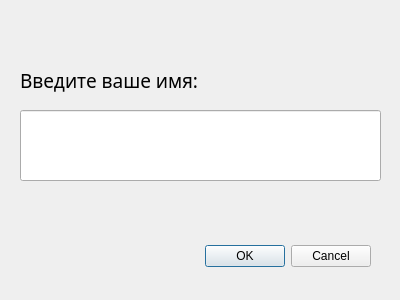
<?xml version="1.0" encoding="UTF-8"?>
<ui version="4.0">
 <class>Dialog</class>
 <widget class="QDialog" name="Dialog">
  <property name="geometry">
   <rect>
    <x>0</x>
    <y>0</y>
    <width>400</width>
    <height>300</height>
   </rect>
  </property>
  <property name="windowTitle">
   <string>Dialog</string>
  </property>
  <widget class="QDialogButtonBox" name="buttonBox">
   <property name="geometry">
    <rect>
     <x>30</x>
     <y>240</y>
     <width>341</width>
     <height>32</height>
    </rect>
   </property>
   <property name="orientation">
    <enum>Qt::Horizontal</enum>
   </property>
   <property name="standardButtons">
    <set>QDialogButtonBox::Cancel|QDialogButtonBox::Ok</set>
   </property>
  </widget>
  <widget class="QLineEdit" name="lineEdit">
   <property name="geometry">
    <rect>
     <x>20</x>
     <y>110</y>
     <width>361</width>
     <height>71</height>
    </rect>
   </property>
   <property name="font">
    <font>
     <family>Book Antiqua</family>
     <pointsize>14</pointsize>
    </font>
   </property>
  </widget>
  <widget class="QLabel" name="label">
   <property name="geometry">
    <rect>
     <x>20</x>
     <y>60</y>
     <width>281</width>
     <height>41</height>
    </rect>
   </property>
   <property name="font">
    <font>
     <family>Book Antiqua</family>
     <pointsize>14</pointsize>
    </font>
   </property>
   <property name="text">
    <string>Введите ваше имя:</string>
   </property>
  </widget>
 </widget>
 <resources/>
 <connections>
  <connection>
   <sender>buttonBox</sender>
   <signal>accepted()</signal>
   <receiver>Dialog</receiver>
   <slot>accept()</slot>
   <hints>
    <hint type="sourcelabel">
     <x>248</x>
     <y>254</y>
    </hint>
    <hint type="destinationlabel">
     <x>157</x>
     <y>274</y>
    </hint>
   </hints>
  </connection>
  <connection>
   <sender>buttonBox</sender>
   <signal>rejected()</signal>
   <receiver>Dialog</receiver>
   <slot>reject()</slot>
   <hints>
    <hint type="sourcelabel">
     <x>316</x>
     <y>260</y>
    </hint>
    <hint type="destinationlabel">
     <x>286</x>
     <y>274</y>
    </hint>
   </hints>
  </connection>
 </connections>
</ui>
